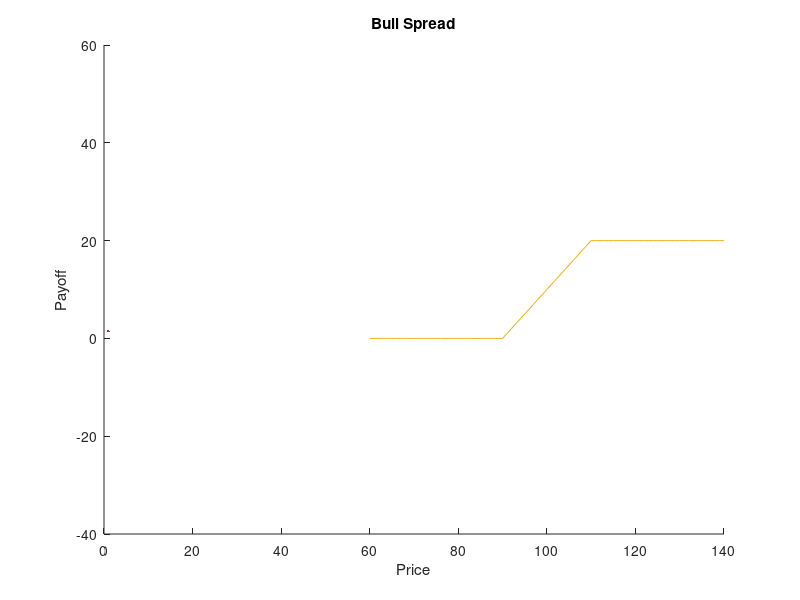
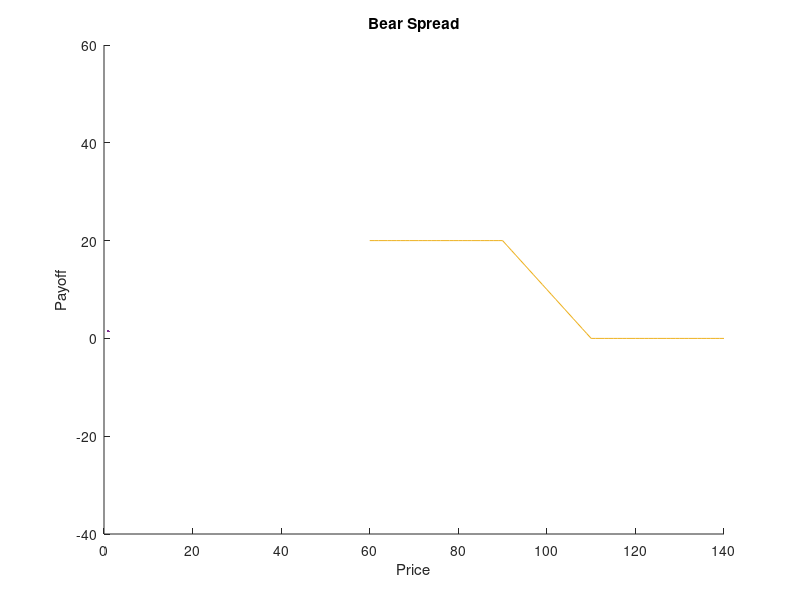
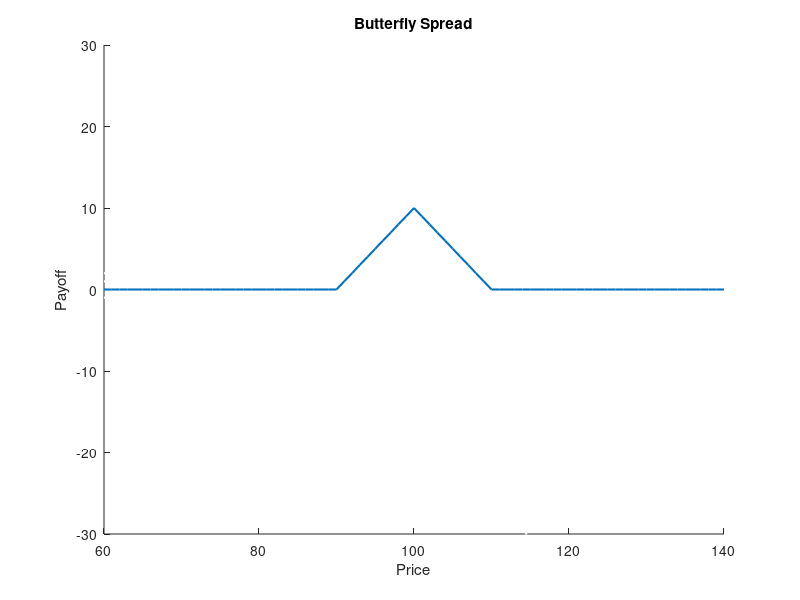
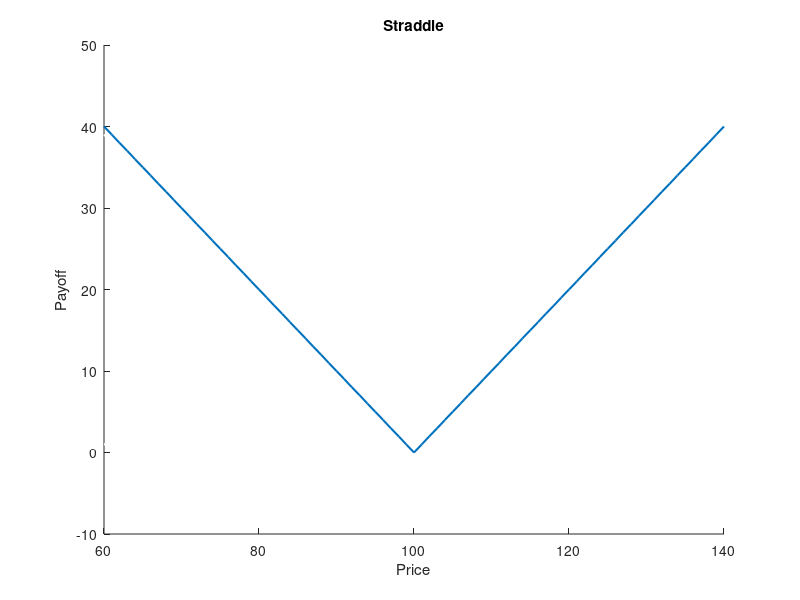

MATLAB code to generate these figures, in order:
clear all, clc

% Point 1
    % BULL SPREAD
    % A bet on a moderate rise in the price.
    % Buy a call with a low strike (K1) and finance it by selling a call
    % with a high strike (K2). Profit is capped, but so is the cost.

    S = 60:1:140;     % x axis: possible stock prices at maturity
    K_1 = 90;         % strike of the call you BUY
    K_2 = 110;        % strike of the call you SELL

    c_1 = max(S - K_1, 0); % payoff of the 90 call for each price in S
    c_2 = max(S - K_2, 0); % payoff of the 110 call for each price in S

    f_1 = c_1 - c_2;      % calculating Bull Spread strategy payoff

    % the payoffs of the strategy component have been shifted
    % to help the visualization of the strategy construction

    figure(1)
    hold on
    plot(S,c_1 +1,'--w',linewidth = 1.5)
    plot(S,-c_2 -1,'--w',linewidth = 1.5)
    plot(S,f_1,linewidth = 1.5)
    xlabel('Price')
    ylabel('Payoff')
    title('Bull Spread')
    hold off


% Point 2
    % BEAR SPREAD
    % A bet on a moderate fall in the price.
    % Buy a put with a high strike (K2) and sell a put with a low strike (K1).
    % The mirror image of the Bull Spread: maximum profit if the price falls.

    K_1 = 90;
    K_2 = 110;

    c_1 = max(K_1 - S, 0);
    c_2 = max(K_2 - S, 0);

    f_2 = c_2 - c_1;        % Bear Spread strategy payoff

    % the component payoffs are shifted to make the construction visible

    figure(2)
    hold on
    plot(S,-c_1 -1,'--w',linewidth = 1.5)
    plot(S,c_2 +1,'--w',linewidth = 1.5)
    plot(S,f_2,linewidth = 1.5)
    xlabel('Price')
    ylabel('Payoff')
    title('Bear Spread')
    hold off


% Point 3
    % BUTTERFLY SPREAD
    % A neutral strategy that bets on LOW VOLATILITY.
    % It pays off if the price at maturity stays close to the middle strike (K2).
    % The structure (1 long K1, 1 long K3, 2 short K2) gives up the profit if
    % the price moves too far from the centre, but also caps the loss.

    K_1 = 90;
    K_3 = 110;
    K_2 = (K_1 + K_3) / 2;

    c_1 = max(S - K_1, 0);
    c_2 = max(S - K_2, 0);
    c_3 = max(S - K_3, 0);

    f_3 = c_1 + c_3 - 2 * c_2;      % Butterfly Spread strategy payoff

    % the component payoffs are shifted to make the construction visible

    figure(3)
    hold on
    plot(S, c_1 + 1, '--w', 'LineWidth', 1.5)
    plot(S, -2 * c_2 - 1, '--w', 'LineWidth', 1.5)
    plot(S, c_3 + 2, '--w', 'LineWidth', 1.5)
    plot(S, f_3, 'LineWidth', 1.5)
    ylim([-30, 30])
    xlabel('Price')
    ylabel('Payoff')
    title('Butterfly Spread')
    hold off


% Point 4
    % STRADDLE (a bet on volatility)
    % Buy both a call and a put with the SAME strike (K).
    % It pays off if the price moves STRONGLY in either direction.
    % Expensive, because two premiums are paid.

    K = 100;

    c = max(S - K, 0);
    p = max(K - S, 0);

    f_4 = c + p;      % Straddle strategy payoff

    % the component payoffs are shifted to make the construction visible

    figure(4)
    hold on
    plot(S, c + 1, '--w', 'LineWidth', 1.5)
    plot(S, p - 1, '--w', 'LineWidth', 1.5)
    plot(S, f_4, 'LineWidth', 1.5)
    xlabel('Price')
    ylabel('Payoff')
    title('Straddle')
    hold off


% Point 5
    % STRANGLE (a cheaper bet on volatility)
    % Like the Straddle, but with different strikes (put at low K1, call at high K2).
    % Cheaper than the Straddle (lower premiums), but it needs a much larger
    % price move to become profitable.

    K_1 = 90;
    K_2 = 110;

    p = max(K_1 - S, 0);
    c = max(S - K_2, 0);

    f_5 = c + p;      % Strangle strategy payoff

    % the component payoffs are shifted to make the construction visible

    figure(5)
    hold on
    plot(S, c + 1, '--w', 'LineWidth', 1.5)
    plot(S, p - 1, '--w', 'LineWidth', 1.5)
    plot(S, f_5, 'LineWidth', 1.5)
    xlabel('Price')
    ylabel('Payoff')
    title('Strangle')
    hold off
